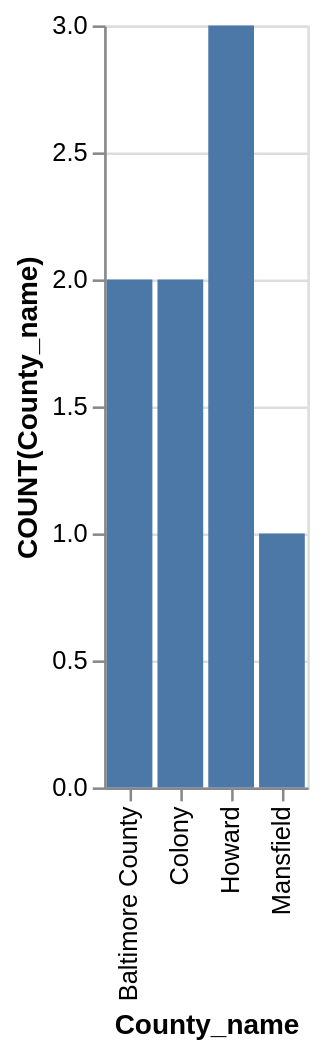

The Vega-Lite source for this figure:
### Vega-Lite specification from a JSON file in a GitHub repository (floating-point values rounded to 4 significant figures)
{"data": {"values": [{"x_data": "Baltimore County", "y_data": 2}, {"x_data": "Colony", "y_data": 2}, {"x_data": "Howard", "y_data": 3}, {"x_data": "Mansfield", "y_data": 1}]}, "mark": "bar", "encoding": {"x": {"field": "x_data", "type": "nominal", "title": "County_name", "sort": "ascending"}, "y": {"field": "y_data", "type": "quantitative", "title": "COUNT(County_name)"}}}
